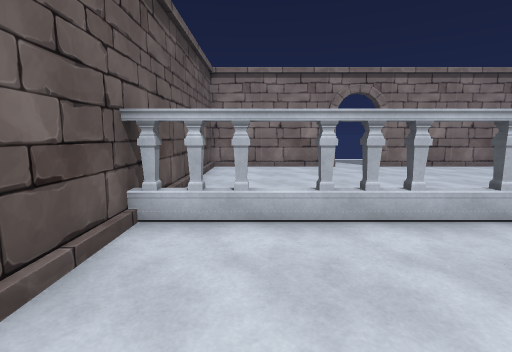
[1] (above)

16 first-person views from a walk through a 3-D level made in the Unity game engine. The camera is 1.4 m above the floor, tilts 8° down and sees 85° across. Doors are open. The floor is counted in squares, 1 m on a side. Each view is taken from the middle of a square. On the plan, view 1 faces up. The plan holds only what a view shows up to about 14 squares ahead; the rest is blank. The player character is not drawn.

[2]
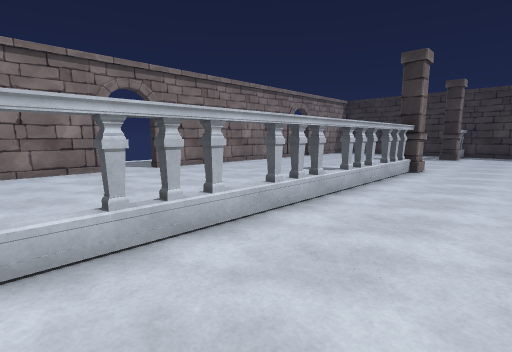

[3]
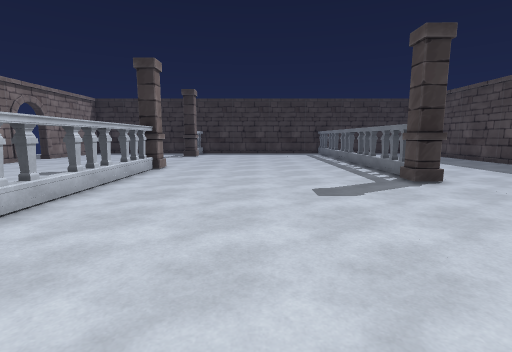

[4]
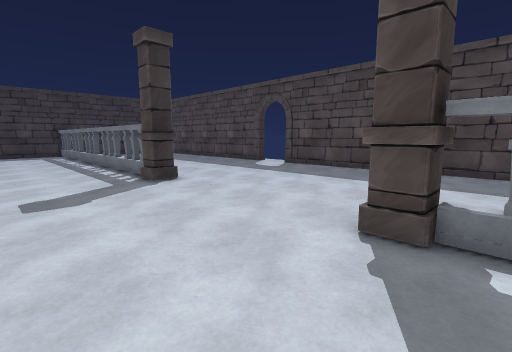

[5]
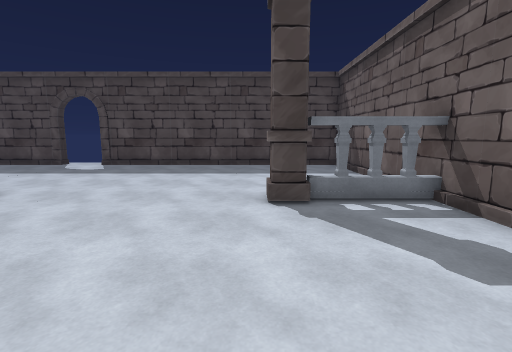

[6]
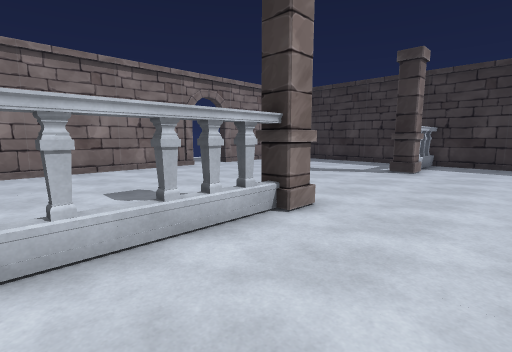

[7]
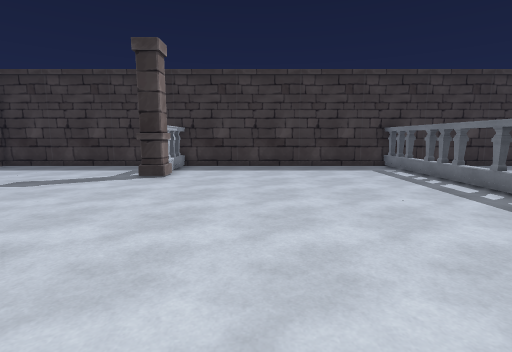

[8]
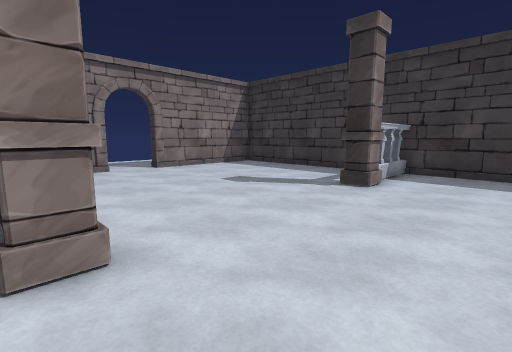

[9]
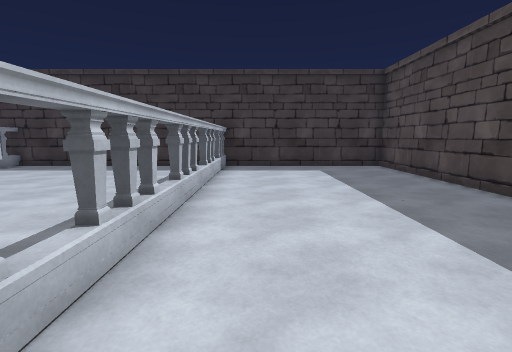

[10]
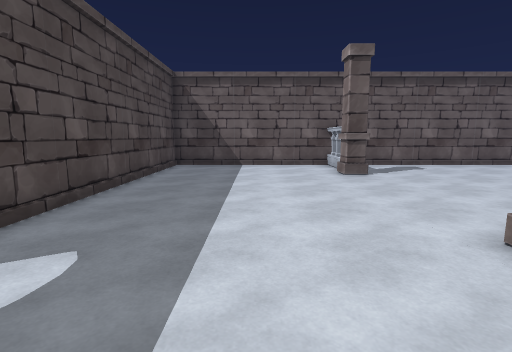

[11]
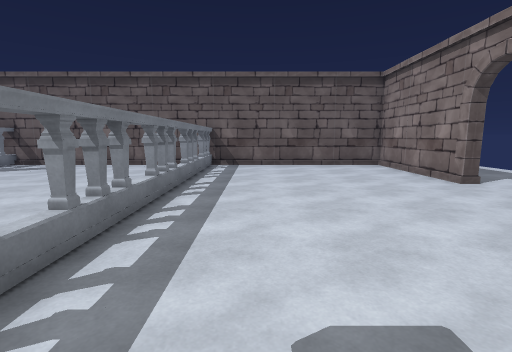

[12]
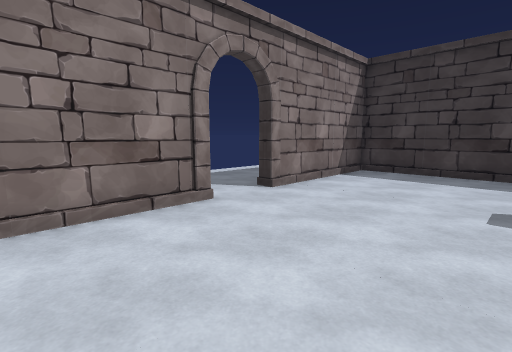

[13]
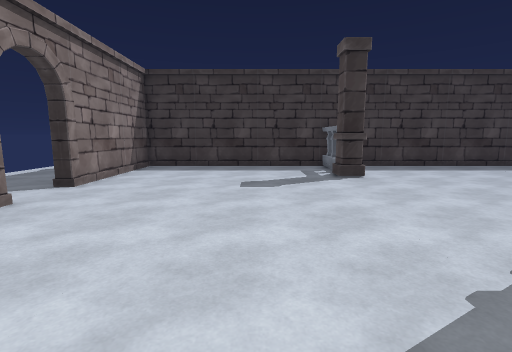

[14]
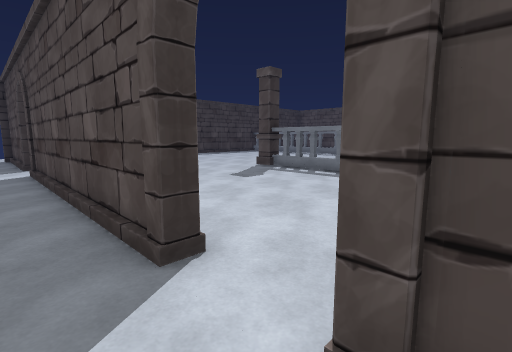

[15]
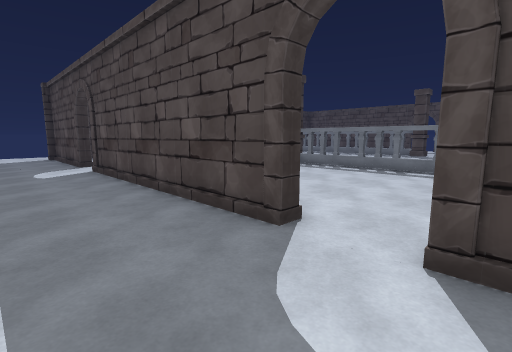

[16]
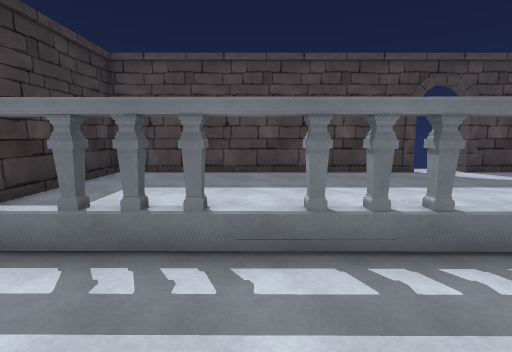

### Floor plan
Points are (right, up) in squares from view 1. A wall is a line through its corners. A room is listed if a view was taken in it or the views show most of it. See-through windows are left out.
Room 1 (views 1, 2, 3, 4, 5, 6, 7, 8, 9, 10, 11, 12, 13, 16)
walls: (9.6, -5.2) (12.4, -5.2); (12.4, -5.5) (11.5, -5.5); (11.8, -13.1) (23.6, -13.1) (23.6, 13.3) (17.7, 13.3); (5.8, 13) (5.8, 13.6); (15.7, 13.3) (5.7, 13.3); (17.8, 13) (17.8, 13.6); (3.7, 13.6) (3.7, 13.3) (-2.1, 13.3) (-2.1, -13.1) (9.7, -13.1)
ways out: open door at (4.5, 14) to room 2; open door at (10.5, -13) to room 2; open door at (16.5, 14) to room 2; gap at (11, -5)
objects: other object (-1, -5) to (0, -5); other object (-1, 5) to (0, 5); pillar (1, -6) to (2, -5); other object (1, 5) to (3, 5); other object (4, 5) to (5, 5); other object (6, 5) to (9, 5); pillar (9, -6) to (9, -5); other object (10, 5) to (11, 5); pillar (12, 4) to (13, 5); other object (13, -5) to (15, -5); other object (16, -5) to (17, -5); other object (18, -5) to (20, -5); pillar (20, 4) to (21, 5); other object (21, -5) to (23, -5); other object (22, 5) to (23, 5)
Room 2 (views 14, 15)
walls: (5.8, 13.6) (15.8, 13.6); (2.9, 13.6) (3.7, 13.6); (17.8, 13.6) (21.5, 13.6)
ways out: open door at (4.5, 14) to room 1; open door at (10.5, -13) to room 1; open door at (16.5, 14) to room 1

Where each view was taken, in squares from view 1:
view 1: 0 up, 0 right, facing up
view 2: 1 up, 0 right, facing up-right
view 3: 0 up, 0 right, facing right
view 4: 1 down, 0 right, facing down-right
view 5: 1 up, 2 right, facing down
view 6: 1 up, 8 right, facing up-right
view 7: 1 up, 10 right, facing right
view 8: 1 up, 12 right, facing up-right
view 9: 7 down, 10 right, facing right
view 10: 9 down, 12 right, facing left
view 11: 7 up, 12 right, facing left
view 12: 8 up, 12 right, facing up-right
view 13: 8 up, 10 right, facing right
view 14: 15 up, 3 right, facing down-right
view 15: 17 up, 3 right, facing down-right
view 16: 2 down, 18 right, facing down
